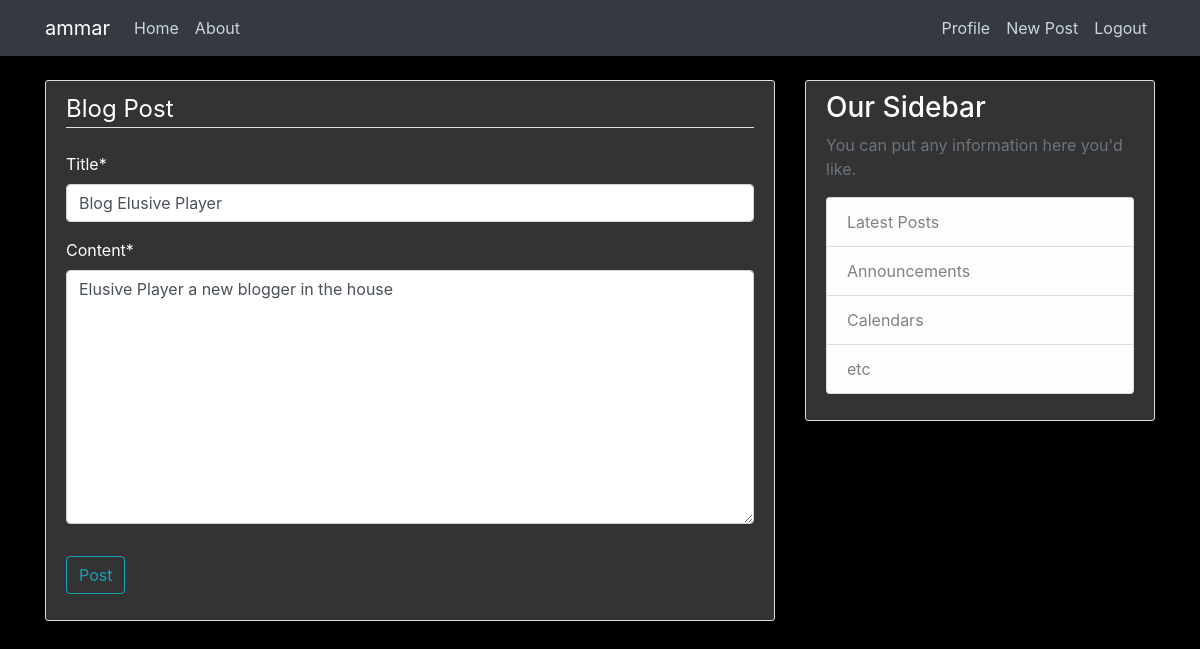
/post/5/update/ (signed in), run on the app's committed database.
### blog/models.py (models this page shows, shortened)
class Post(models.Model):
    title = models.CharField(max_length = 100)
    content = models.TextField()
    date_posted = models.DateTimeField(default=timezone.now)
    last_modified = models.DateTimeField(auto_now=True)
    author = models.ForeignKey(User, on_delete=models.CASCADE)

### blog/views.py (the view, shortened to what this page needs)
# urls.py: path('post/<int:pk>/update/', PostUpdateView.as_view(), name='post-update'),
class PostUpdateView(LoginRequiredMixin, UserPassesTestMixin, UpdateView):
    model = Post
    fields = ['title', 'content']
    def test_func(self):
        post = self.get_object()
        if self.request.user == post.author:
            return True
        else:
            return False

### blog/templates/blog/post_form.html (shortened to what this page needs)
{% extends 'blog/base.html' %}
{% load crispy_forms_tags %}
{% block content %}
    <div class='content-section'>
        <form method="POST">
            <fieldset class="form-group">
                <legend class="border-bottom mb-4">Blog Post</legend>
                {{ form|crispy }}
            </fieldset>
            <div class='form-group'>
                <button class="btn btn-outline-info" type="submit">Post</button>
            </div>
        </form>
    </div>
{% endblock content %}

### blog/templates/blog/base.html (shortened to what this page needs)
{% load static %}
<!doctype html>
<html lang="en">
<head>
    <link rel="stylesheet" href="https://maxcdn.bootstrapcdn.com/bootstrap/4.0.0/css/bootstrap.min.css">
    <link rel="stylesheet" type="text/css" href="{% static 'blog/main.css' %}">
</head>
    <body>
        <header class="site-header">
            <nav class="navbar navbar-expand-md navbar-dark bg-dark fixed-top">
            <div class="container">
              {% if user.is_authenticated %}
                <a class="navbar-brand" href="{% url 'blog-home' %}">
                  {{ user.username }}
                </a>
              {% else %}
                <a class="navbar-brand" href="{% url 'blog-home' %}">Elusive's Blog</a>
              {% endif %}
                <div class="collapse navbar-collapse" id="navbarToggle">
                <div class="navbar-nav mr-auto">
                    <a class="nav-item nav-link" href="{% url 'blog-home' %}">Home</a>
                    <a class="nav-item nav-link" href="{% url 'blog-about' %}">About</a>
                </div>
                <div class="navbar-nav">
                  {% if user.is_authenticated %}
                    <a class="nav-item nav-link" href="{% url 'profile' %}">Profile</a>
                    <a class="nav-item nav-link" href="{% url 'post-create' %}">New Post</a>
                    <a class="nav-item nav-link" href="{% url 'logout' %}">Logout</a>
                  {% else %}
                    <a class="nav-item nav-link" href="{% url 'login' %}">Login</a>
                    <a class="nav-item nav-link" href="{% url 'register' %}">Register</a>
                  {% endif %}
                </div>
                </div>
            </div>
            </nav>
        </header>
        <main role="main" class="container">
            <div class="row">
              <div class="col-md-8">
              {% block content %}{% endblock %}
              </div>
              <div class="col-md-4">
                <div class="content-section">
                  <h3>Our Sidebar</h3>
                  <p class='text-muted'>You can put any information here you'd like.
                    <ul class="list-group">
                      <li class="list-group-item list-group-item-light">Latest Posts</li>
                      <li class="list-group-item list-group-item-light">Announcements</li>
                      <li class="list-group-item list-group-item-light">Calendars</li>
                      <li class="list-group-item list-group-item-light">etc</li>
                    </ul>
                  </p>
                </div>
              </div>
            </div>
        </main>
    </body>
</html>

### blog/static/blog/main.css (style rules this page uses)
body { background: #000000; color: #ffffff; margin-top: 5rem; }
h1, h2, h3, h4, h5, h6 { color: #ffffff; }
ul { margin: 0; }
.site-header .navbar-nav .nav-link { color: #cbd5db; }
.content-section { color: #ffffff; background: #333333; padding: 10px 20px; border: 1px solid #dddddd; border-radius: 3px; margin-bottom: 20px; }

### data on the page
Post: title "Blog Elusive Player", content "Elusive Player a new blogger in the house"

### other printed values
{{ user.username }} "ammar"
